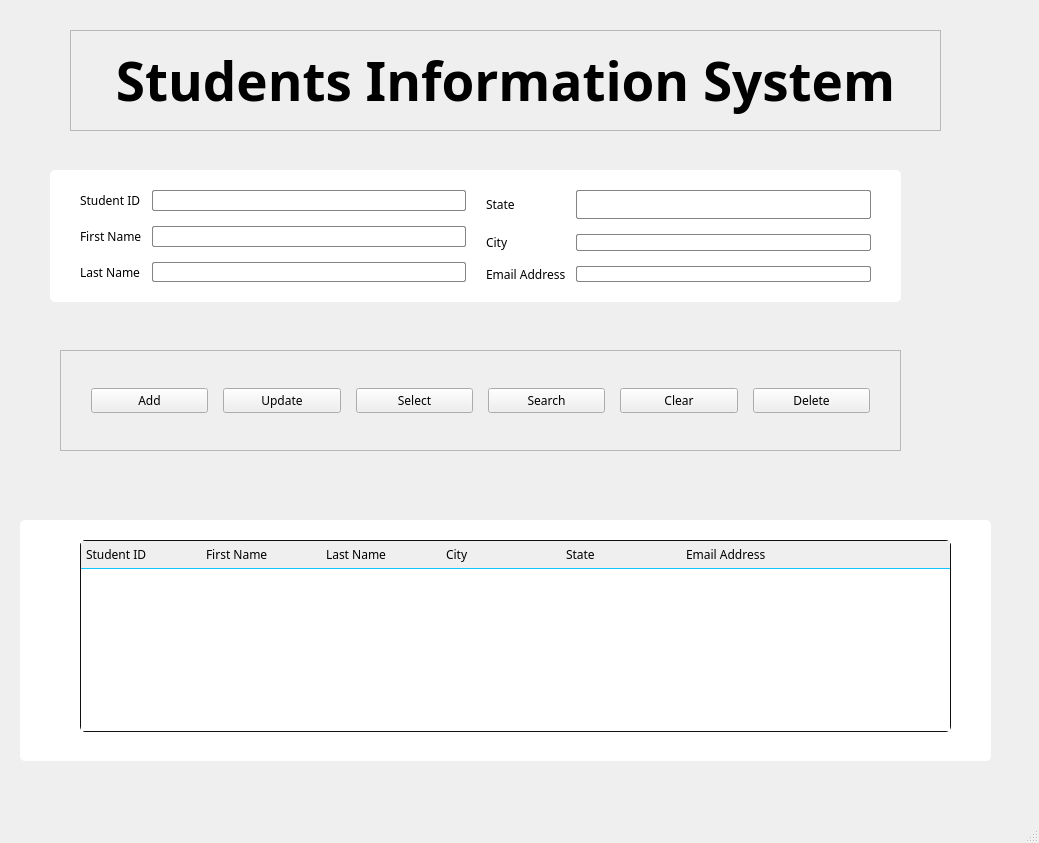
<?xml version="1.0" encoding="UTF-8"?>
<ui version="4.0">
 <class>MainWindow</class>
 <widget class="QMainWindow" name="MainWindow">
  <property name="geometry">
   <rect>
    <x>0</x>
    <y>0</y>
    <width>1039</width>
    <height>843</height>
   </rect>
  </property>
  <property name="windowTitle">
   <string>MainWindow</string>
  </property>
  <widget class="QWidget" name="Form">
   <property name="styleSheet">
    <string notr="true">/* Styles for the info_frame element */
#info_frame {
  background-color: #fff;
  border: none;
  border-radius: 5px;
}
 
/* Styles for labels, input fields, and combo boxes inside &quot;info_frame&quot; */
#info_frame QLabel,
#info_frame QLineEdit,
#info_frame QComboBox,
#function_frame QPushButton,
QHeaderView::section {
  font-family: Segoe UI Semibold;
  font-size: 12px;
}
 
/* Styles for input fields and combo boxes inside info_frame */
#info_frame QLineEdit,
#info_frame QComboBox {
  padding: 4px 5px;
  border: 1px solid #838383;
  border-radius: 2px;
}
 
/* Focus styles for input fields and combo boxes */
#info_frame QLineEdit:focus,
#info_frame QComboBox:focus {
  border-color: #005fff;
}
 
/* Styles for combo boxes drop-down */
QComboBox::drop-down {
  background: transparent;
  border: none;
  margin-right: 5px;
}
 
/* Styles for the down-arrow icon in combo boxes */
QComboBox::down-arrow {
  image: url(:/icons/expand_more.svg);
}
 
/* Style for the result_frame */
#result_frame {
  border-radius: 5px;
  background-color: #fff;
}
 
/* Style for border of QTableWidget */
QTableWidget {
  border-radius: 5px;
  border: 1px solid #0f0f0f;
}
 
/* Style for table header section */
QHeaderView::section {
  border: none;
  border-bottom: 1px solid #0fc6ff;
  text-align: left;
  padding: 3px 5px;
}
 
/* Styles for table items */
QTableWidget::item {
  border-bottom: 1px solid #0fc6ff;
  color: #000;
  padding-left: 5px;
}</string>
   </property>
   <widget class="QFrame" name="frame">
    <property name="geometry">
     <rect>
      <x>70</x>
      <y>30</y>
      <width>871</width>
      <height>101</height>
     </rect>
    </property>
    <property name="frameShape">
     <enum>QFrame::Shape::StyledPanel</enum>
    </property>
    <property name="frameShadow">
     <enum>QFrame::Shadow::Raised</enum>
    </property>
    <layout class="QHBoxLayout" name="horizontalLayout">
     <item>
      <widget class="QLabel" name="title_label_2">
       <property name="font">
        <font>
         <family>Snell Roundhand</family>
         <pointsize>40</pointsize>
         <bold>true</bold>
        </font>
       </property>
       <property name="text">
        <string>Students Information System</string>
       </property>
       <property name="alignment">
        <set>Qt::AlignmentFlag::AlignCenter</set>
       </property>
      </widget>
     </item>
    </layout>
   </widget>
   <widget class="QFrame" name="info_frame">
    <property name="geometry">
     <rect>
      <x>50</x>
      <y>170</y>
      <width>851</width>
      <height>132</height>
     </rect>
    </property>
    <property name="frameShape">
     <enum>QFrame::Shape::StyledPanel</enum>
    </property>
    <property name="frameShadow">
     <enum>QFrame::Shadow::Raised</enum>
    </property>
    <layout class="QGridLayout" name="gridLayout_3">
     <property name="leftMargin">
      <number>30</number>
     </property>
     <property name="topMargin">
      <number>20</number>
     </property>
     <property name="rightMargin">
      <number>30</number>
     </property>
     <property name="bottomMargin">
      <number>20</number>
     </property>
     <property name="horizontalSpacing">
      <number>20</number>
     </property>
     <property name="verticalSpacing">
      <number>10</number>
     </property>
     <item row="0" column="0">
      <layout class="QGridLayout" name="gridLayout">
       <property name="horizontalSpacing">
        <number>10</number>
       </property>
       <property name="verticalSpacing">
        <number>15</number>
       </property>
       <item row="1" column="0">
        <widget class="QLabel" name="label_2">
         <property name="text">
          <string>First Name</string>
         </property>
        </widget>
       </item>
       <item row="0" column="0">
        <widget class="QLabel" name="label">
         <property name="text">
          <string>Student ID</string>
         </property>
        </widget>
       </item>
       <item row="2" column="0">
        <widget class="QLabel" name="label_3">
         <property name="text">
          <string>Last Name</string>
         </property>
        </widget>
       </item>
       <item row="2" column="1">
        <widget class="QLineEdit" name="lineEdit_3"/>
       </item>
       <item row="0" column="1">
        <widget class="QLineEdit" name="lineEdit"/>
       </item>
       <item row="1" column="1">
        <widget class="QLineEdit" name="lineEdit_2"/>
       </item>
      </layout>
     </item>
     <item row="0" column="1">
      <layout class="QGridLayout" name="gridLayout_2">
       <property name="horizontalSpacing">
        <number>10</number>
       </property>
       <property name="verticalSpacing">
        <number>15</number>
       </property>
       <item row="2" column="1">
        <widget class="QComboBox" name="comboBox_2"/>
       </item>
       <item row="0" column="1" rowspan="2">
        <widget class="QComboBox" name="comboBox"/>
       </item>
       <item row="3" column="0">
        <widget class="QLabel" name="label_6">
         <property name="text">
          <string>Email Address</string>
         </property>
        </widget>
       </item>
       <item row="3" column="1">
        <widget class="QLineEdit" name="lineEdit_4"/>
       </item>
       <item row="2" column="0">
        <widget class="QLabel" name="label_5">
         <property name="text">
          <string>City</string>
         </property>
        </widget>
       </item>
       <item row="0" column="0" rowspan="2">
        <widget class="QLabel" name="label_4">
         <property name="text">
          <string>State</string>
         </property>
        </widget>
       </item>
      </layout>
     </item>
    </layout>
   </widget>
   <widget class="QFrame" name="function_frame">
    <property name="geometry">
     <rect>
      <x>60</x>
      <y>350</y>
      <width>841</width>
      <height>101</height>
     </rect>
    </property>
    <property name="frameShape">
     <enum>QFrame::Shape::StyledPanel</enum>
    </property>
    <property name="frameShadow">
     <enum>QFrame::Shadow::Raised</enum>
    </property>
    <layout class="QHBoxLayout" name="horizontalLayout_2">
     <property name="spacing">
      <number>15</number>
     </property>
     <property name="leftMargin">
      <number>30</number>
     </property>
     <property name="topMargin">
      <number>10</number>
     </property>
     <property name="rightMargin">
      <number>30</number>
     </property>
     <property name="bottomMargin">
      <number>10</number>
     </property>
     <item>
      <widget class="QPushButton" name="add_btn">
       <property name="text">
        <string>Add</string>
       </property>
       <property name="icon">
        <iconset>
         <normaloff>icons/add.svg</normaloff>icons/add.svg</iconset>
       </property>
       <property name="iconSize">
        <size>
         <width>20</width>
         <height>20</height>
        </size>
       </property>
      </widget>
     </item>
     <item>
      <widget class="QPushButton" name="update_btn">
       <property name="text">
        <string>Update</string>
       </property>
       <property name="icon">
        <iconset>
         <normaloff>icons/update.svg</normaloff>icons/update.svg</iconset>
       </property>
       <property name="iconSize">
        <size>
         <width>20</width>
         <height>20</height>
        </size>
       </property>
      </widget>
     </item>
     <item>
      <widget class="QPushButton" name="select_btn">
       <property name="text">
        <string>Select</string>
       </property>
       <property name="icon">
        <iconset>
         <normaloff>icons/select.svg</normaloff>icons/select.svg</iconset>
       </property>
       <property name="iconSize">
        <size>
         <width>20</width>
         <height>20</height>
        </size>
       </property>
      </widget>
     </item>
     <item>
      <widget class="QPushButton" name="search_btn">
       <property name="text">
        <string>Search</string>
       </property>
       <property name="icon">
        <iconset>
         <normaloff>icons/search.svg</normaloff>icons/search.svg</iconset>
       </property>
       <property name="iconSize">
        <size>
         <width>20</width>
         <height>20</height>
        </size>
       </property>
      </widget>
     </item>
     <item>
      <widget class="QPushButton" name="clear_btn">
       <property name="text">
        <string>Clear</string>
       </property>
       <property name="icon">
        <iconset>
         <normaloff>icons/clear.svg</normaloff>icons/clear.svg</iconset>
       </property>
       <property name="iconSize">
        <size>
         <width>20</width>
         <height>20</height>
        </size>
       </property>
      </widget>
     </item>
     <item>
      <widget class="QPushButton" name="delete_btn">
       <property name="text">
        <string>Delete</string>
       </property>
       <property name="icon">
        <iconset>
         <normaloff>icons/delete.svg</normaloff>icons/delete.svg</iconset>
       </property>
       <property name="iconSize">
        <size>
         <width>20</width>
         <height>20</height>
        </size>
       </property>
      </widget>
     </item>
    </layout>
   </widget>
   <widget class="QFrame" name="result_frame">
    <property name="geometry">
     <rect>
      <x>20</x>
      <y>520</y>
      <width>971</width>
      <height>241</height>
     </rect>
    </property>
    <property name="frameShape">
     <enum>QFrame::Shape::StyledPanel</enum>
    </property>
    <property name="frameShadow">
     <enum>QFrame::Shadow::Raised</enum>
    </property>
    <widget class="QTableWidget" name="tableWidget">
     <property name="geometry">
      <rect>
       <x>60</x>
       <y>20</y>
       <width>871</width>
       <height>192</height>
      </rect>
     </property>
     <property name="focusPolicy">
      <enum>Qt::FocusPolicy::NoFocus</enum>
     </property>
     <property name="showGrid">
      <bool>false</bool>
     </property>
     <attribute name="horizontalHeaderMinimumSectionSize">
      <number>50</number>
     </attribute>
     <attribute name="horizontalHeaderDefaultSectionSize">
      <number>120</number>
     </attribute>
     <attribute name="horizontalHeaderStretchLastSection">
      <bool>true</bool>
     </attribute>
     <attribute name="verticalHeaderVisible">
      <bool>false</bool>
     </attribute>
     <column>
      <property name="text">
       <string>Student ID</string>
      </property>
      <property name="textAlignment">
       <set>AlignLeading|AlignVCenter</set>
      </property>
     </column>
     <column>
      <property name="text">
       <string>First Name</string>
      </property>
      <property name="textAlignment">
       <set>AlignLeading|AlignVCenter</set>
      </property>
     </column>
     <column>
      <property name="text">
       <string>Last Name</string>
      </property>
      <property name="textAlignment">
       <set>AlignLeading|AlignVCenter</set>
      </property>
     </column>
     <column>
      <property name="text">
       <string>City</string>
      </property>
      <property name="textAlignment">
       <set>AlignLeading|AlignVCenter</set>
      </property>
     </column>
     <column>
      <property name="text">
       <string>State</string>
      </property>
      <property name="textAlignment">
       <set>AlignLeading|AlignVCenter</set>
      </property>
     </column>
     <column>
      <property name="text">
       <string>Email Address</string>
      </property>
      <property name="textAlignment">
       <set>AlignLeading|AlignVCenter</set>
      </property>
     </column>
    </widget>
   </widget>
  </widget>
  <widget class="QMenuBar" name="menubar">
   <property name="geometry">
    <rect>
     <x>0</x>
     <y>0</y>
     <width>1039</width>
     <height>24</height>
    </rect>
   </property>
  </widget>
  <widget class="QStatusBar" name="statusbar"/>
 </widget>
 <resources/>
 <connections/>
</ui>
